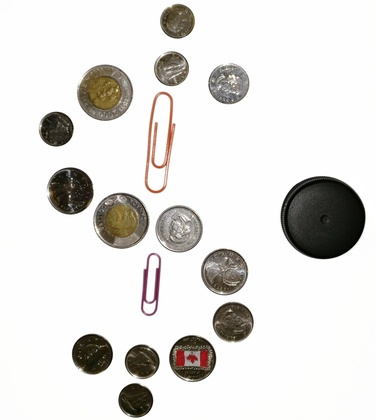
%> input picture TP2/pieces.jpg, 376 x 420 px, shrunk from 2184 x 2440 before the run
$ octave Exercice2.m   (GNU Octave 9; MATLAB toolbox functions it lacks are replaced by stand-ins)
%> lines starting %> are read from the running program, lines starting %| are printed output that depends on the picture; in (x1, y1, x2, y2) boxes, pixels count from 0 and x2, y2 are one past the last pixel; in counts of white or black regions, pixels touching at a corner belong together; the program's own positions count from 1
%% Exercice 2

%%
% Nettoyage

clc;
clear all;
close all;

%% Question 1

%%
% Lecture et affichage de l'image en nuances de gris
[img, map] = imread('pieces.jpg');
%> img is the input picture: size 420x376x3 uint8; mean R, G, B 225.1, 223.4, 221
%> map = []
img_gray = rgb2gray(img);
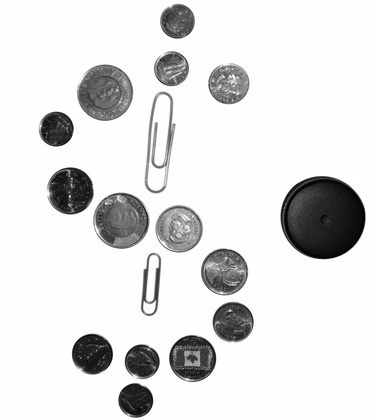
%> img_gray: size 420x376 uint8; min 0, max 255, mean 223.7

imshow(img_gray)
title('pieces.jpg')

%% Question 2

%%
% Binarisation de l'image
bin = 255 - Binariser(img, 250);
%> in Binariser, `bin = 255 * (img >= thresh);`:
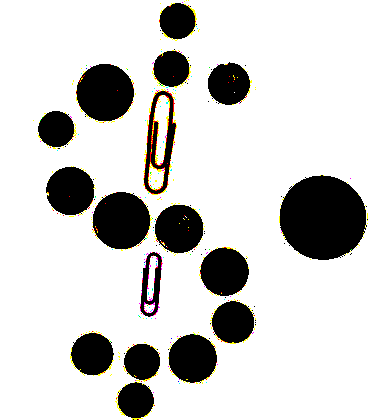
%> bin: size 420x376x3 double; mean R, G, B 207.9, 207.1, 205.3
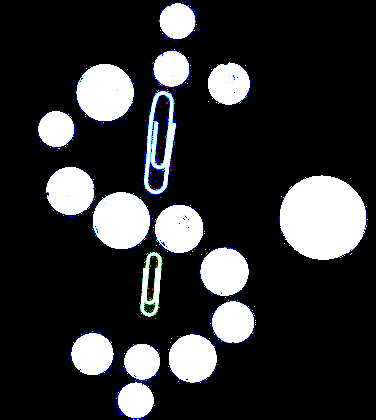
%> bin: size 420x376x3 double; mean R, G, B 47.1, 47.9, 49.7

figure;
imshow(bin)
title('Image binaris閑')

%% Question 3

%%
% Application de la fermeture a l'image binaris閑
ferm = Fermeture(bin);

figure;
imshow(ferm)
title('Fermeture appliqu閑 a l''image')

%% Question 4

%%
% Comptage des pieces
monnaie = Compter_Monnaie(ferm);
monnaie

%% Fonctions

%%
% Fonction de seuillage
function bin = Binariser(img, thresh)
    bin = 255 * (img >= thresh);
end

%%
% Fonction de fermeture
function res = Fermeture(img)
    % 閘閙ent structurant
    se = strel('disk',10);

    % fermeture
    res = imclose(img, se);
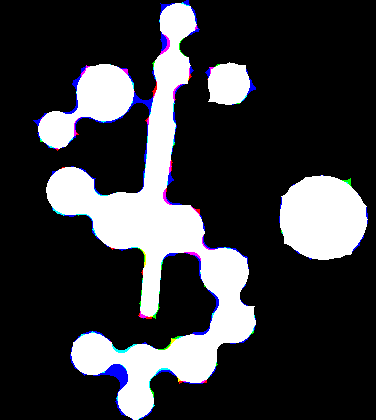
%> res: size 420x376x3 double; mean R, G, B 55.9, 56.1, 59.7
end

%%
% Fonction de comptage de monnaie
function res = Compter_Monnaie(img)
    objects = bwlabel(im2bw(img));
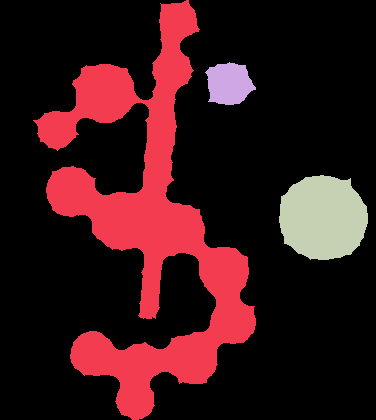
%> objects: size 420x376 double; 4 distinct labels, from 0 to 3; one colour per label, 0 black

    % Rayons des pieces connues, avec leurs valeurs correspondantes
    radii = [200, 140, 120, 110, 90];
    values = [0, 2, 0.25, 0.05, 0.1];

    coins_map = containers.Map(radii, values);

    coins = [];

    % On 閞ode jusqu'a tomber sur un rayon connu
    for i = 1:length(unique(objects)) - 1
        obj = (objects == i);

        for r = radii
            se = strel('disk', r);
            dil = imerode(obj, se);

            if (ismember(1, dil))
                coins = [coins, r];
                break;
            end
        end
    end
%> this loop made 3 passes
%> pass 1, in Compter_Monnaie, `obj = (objects == i);`:
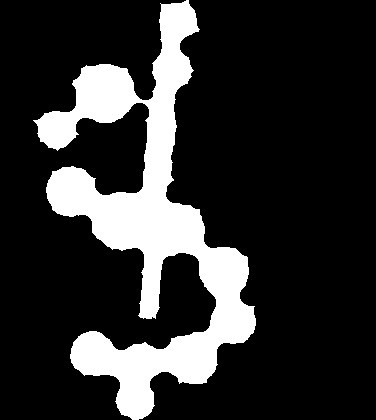
%> obj: size 420x376 logical; 18.9% white; 1 white region, box (x1, y1, x2, y2) and area: (33, 0, 256, 420) 29772
%> pass 3, in Compter_Monnaie, `obj = (objects == i);`:
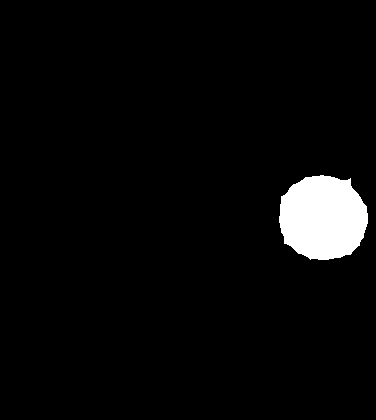
%> obj: size 420x376 logical; 3.8% white; 1 white region, box (x1, y1, x2, y2) and area: (279, 175, 368, 260) 5994

    res = 0;

    % On somme les valeurs des pieces trouv閑s
    for c = coins
        res = res + coins_map(c);
    end
%> this loop made 0 passes
%> after the loop, res = 0
end

$ run again, with TP2/filtre_non_torse.png saved as TP2/pieces.jpg
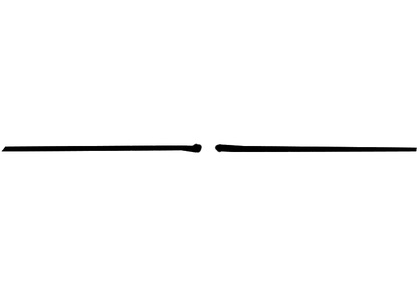
%> input picture TP2/filtre_non_torse.png, 420 x 298 px, shrunk from 777 x 551 before the run
%> img is the input picture: size 298x420x3 uint8; min 0, max 255, mean 250.8
%> map = []
%> in Binariser, `bin = 255 * (img >= thresh);`:
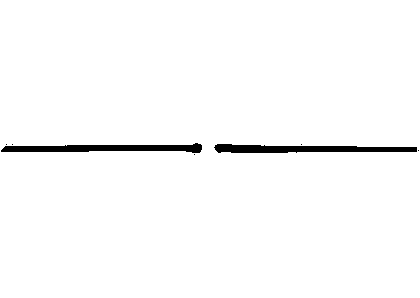
%> bin: size 298x420x3 double; 98% white; 7 black regions (5 under 20 px), largest, box (x1, y1, x2, y2) and area: (214, 144, 417, 153) 1273, (1, 143, 202, 153) 1252
%> objects: size 298x420 double; 3 distinct labels, from 0 to 2
%> the loop in Compter_Monnaie, `for i = 1:length(unique(objects)) - 1` made 2 passes
%> pass 2, in Compter_Monnaie, `obj = (objects == i);`:
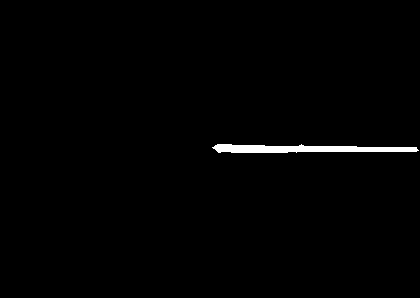
%> obj: size 298x420 logical; 1% white; 1 white region, box (x1, y1, x2, y2) and area: (212, 144, 419, 153) 1290
%> after the loop in Compter_Monnaie, `for c = coins`: res = 0
